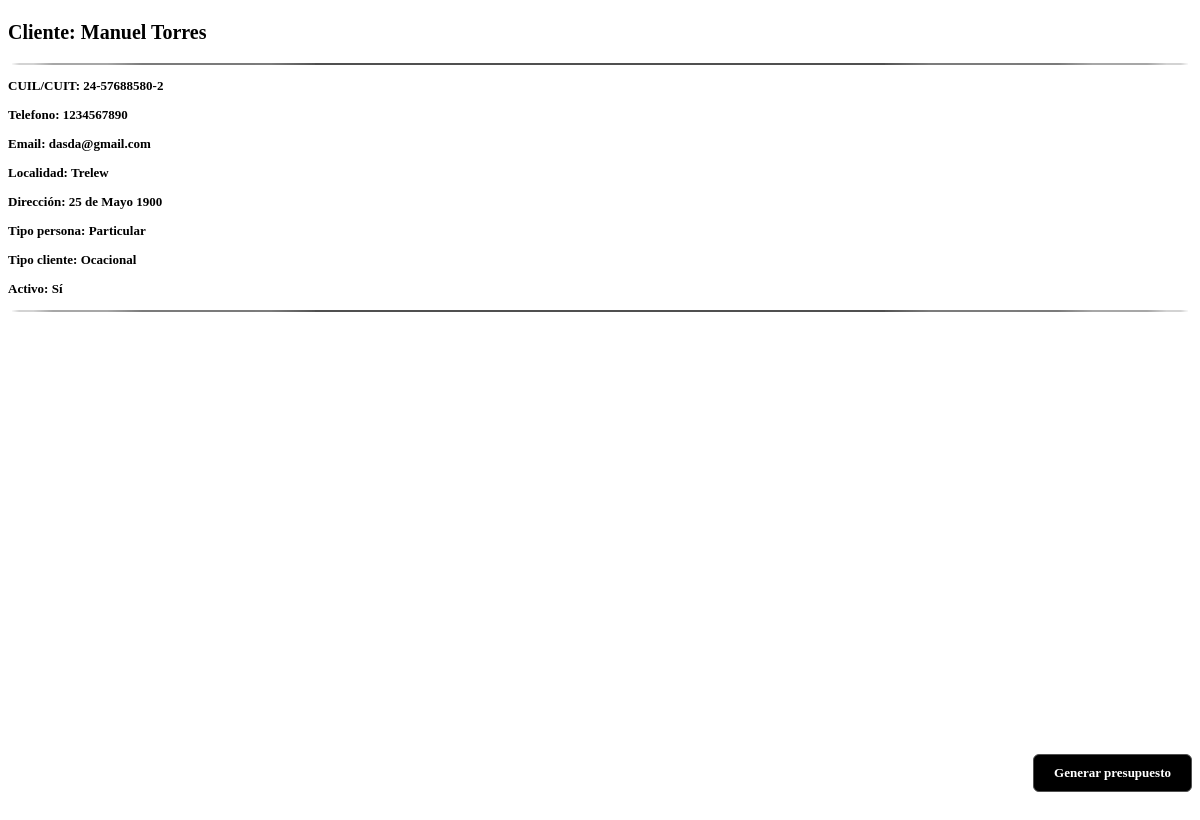
/gestionClientes/6, run on an earlier commit of the app's database.
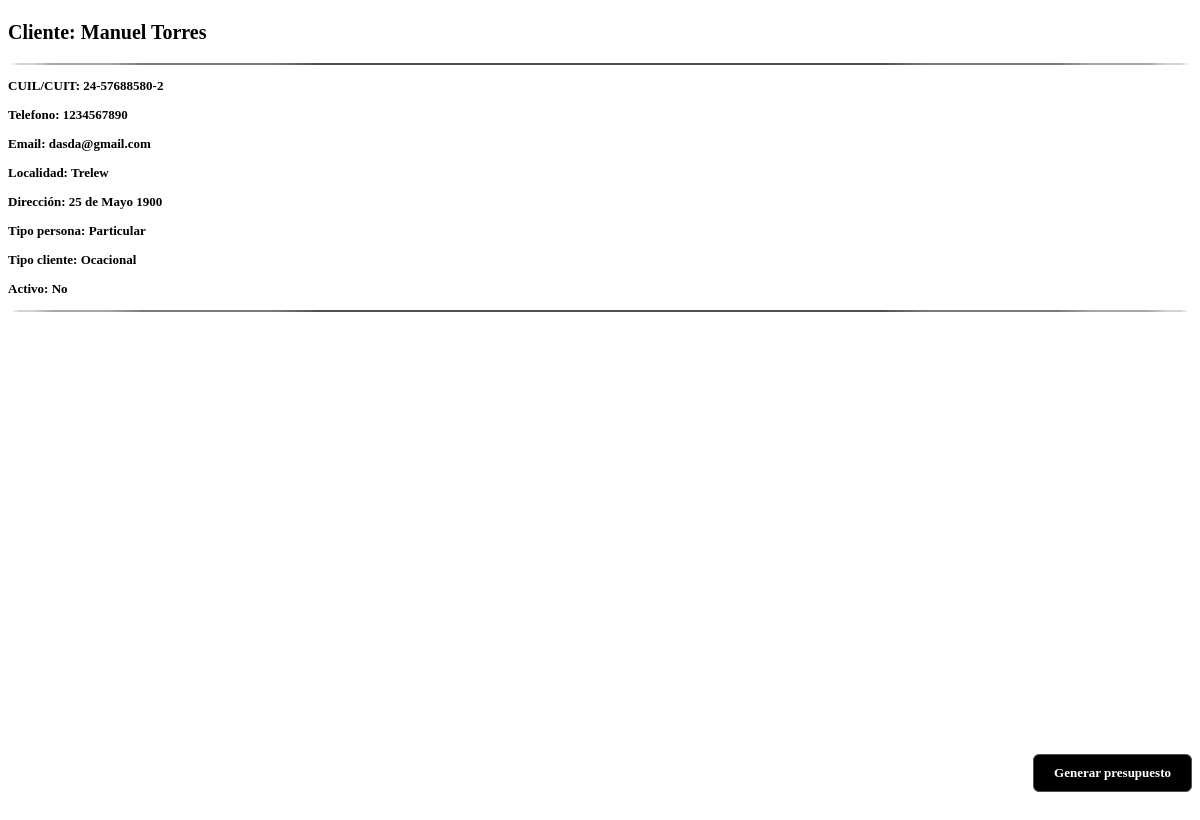
And on a later commit of the database.
### core/views.py (the view)
# urls.py: path('gestionClientes/<int:pk>', detalleCliente, name='detalleCliente'),
def detalleCliente(request, pk):
    cliente = Cliente.objects.get(id=pk)
    return render(request, 'cliente/detalleCliente.html', {'cliente': cliente})

### core/models.py (called while the page is built)
    def __str__(self):
        return self.nombre

    def getTipo(self):
        return dict(self.TIPO)[self.tipo]

    def getTipoPersona(self):
        return dict(self.TIPOPERSONA)[self.tipoPersona]

### core/templates/cliente/detalleCliente.html (shortened to what this page needs)
{% load static %}
{% block detalle %}
<link href="{%static 'css/detalleCliente.css' %}" rel="stylesheet" />
<div class="container">
    <div class="container-detalles-cliente">
        <h1 class="nombre-cliente"> Cliente: {{cliente.nombre}} {{cliente.apellido}}</h1>
        <div class="divisor"></div>
        <p class="detalles-personales">CUIL/CUIT: {{cliente.cuil}}</p>
        <p class="detalles-personales">Telefono: {{cliente.telefono}}</p>
        <p class="detalles-personales">Email: {{cliente.email}}</p>
        <p class="detalles-personales">Localidad: {{cliente.localidad}}</p>
        <p class="detalles-personales">Dirección: {{cliente.direccion}}</p>
        <p class="detalles-personales">Tipo persona: {{cliente.getTipoPersona}}</p>
        <p class="detalles-personales">Tipo cliente: {{cliente.getTipo}}</p>
        {% if cliente.activo %}
            <p class="detalles-personales">Activo: Sí</p>
        {% else %}
            <p class="detalles-personales">Activo: No</p>
        {% endif %}
        <div class="divisor"></div>
    </div>
    <div class="container-acciones">
        <a href="{%url 'presupuestarCliente'%}" class="generar-presupuesto">Generar presupuesto</a>
    </div>
</div>
{% endblock %}

What changed in the data, as far as the page shows it:
changed Cliente "Manuel": activo True → False (drawn)
Also different on the page:
text no longer shown: "Activo: Sí"
text now shown: "Activo: No"
